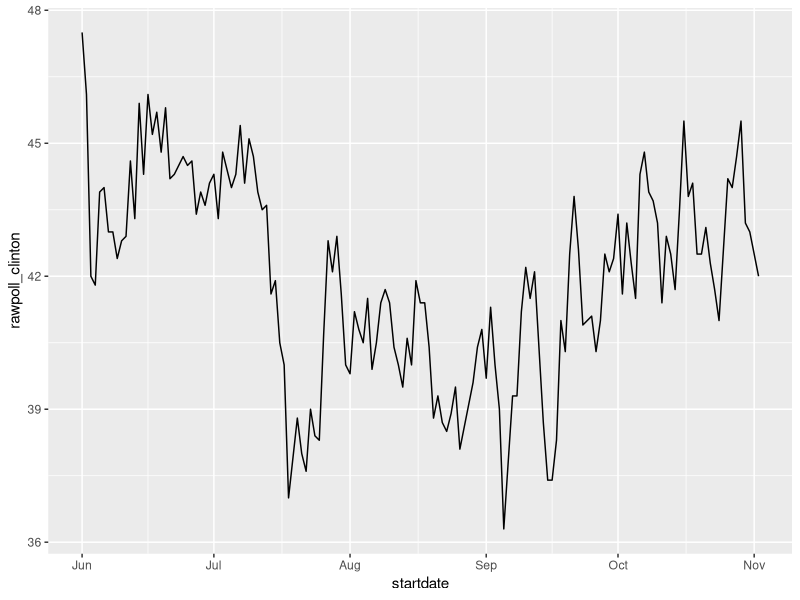
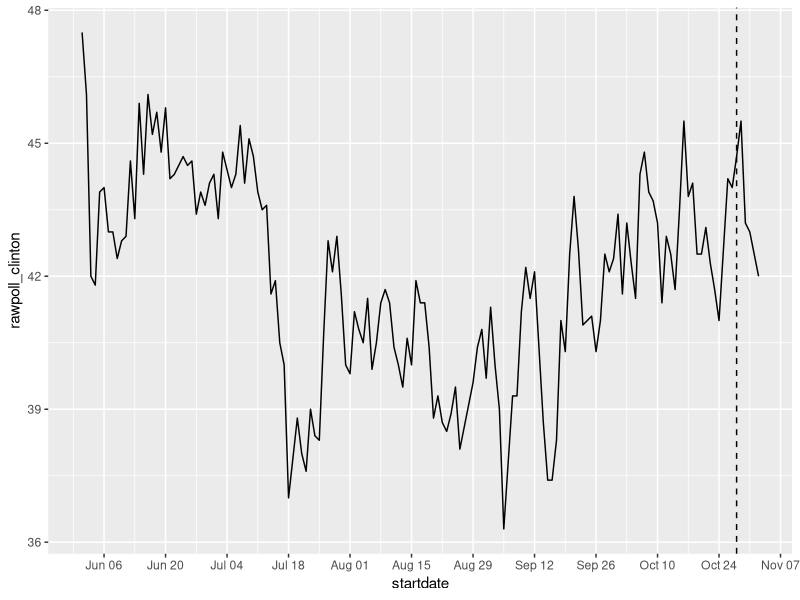
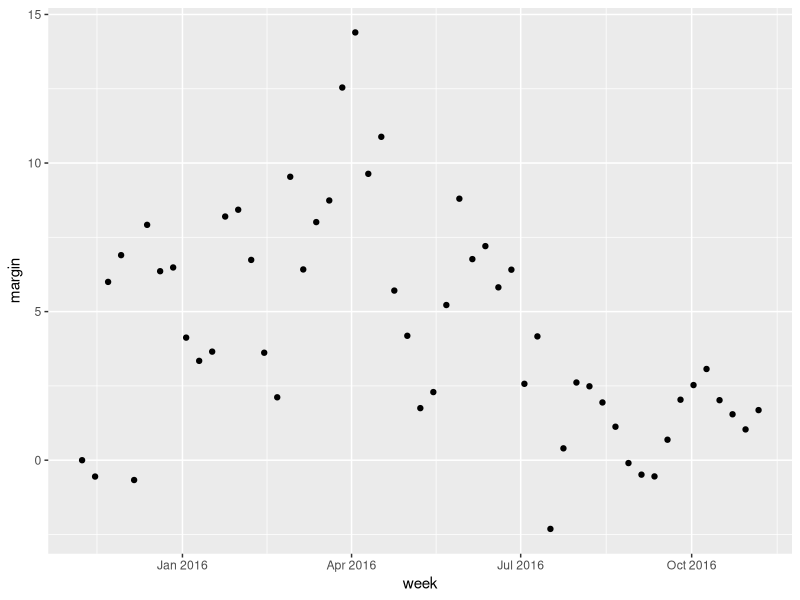

The R source for these figures, in order:
## ---- chunk 1
library(tidyverse) 
library(dslabs) 
polls_us_election_2016$startdate |> head() 
## ---- chunk 2
class(polls_us_election_2016$startdate) 
## ---- chunk 3
as.numeric(polls_us_election_2016$startdate) |> head() 
## ---- chunk 4
as.Date("1970-01-01") |> as.numeric() 
## ---- chunk 5
polls_us_election_2016 |> 
  filter(startdate >= make_date(2016, 6, 1)) |>
  filter(pollster == "Ipsos" & state == "U.S.") |> 
  ggplot(aes(startdate, rawpoll_clinton)) + 
  geom_line() 
## ---- chunk 6
#| echo: false
polls_us_election_2016 |> 
  filter(startdate >= make_date(2016, 6, 1)) |>
  filter(pollster == "Ipsos" & state == "U.S.") |> 
  ggplot(aes(startdate, rawpoll_clinton)) + 
  geom_line() +
  scale_x_date(date_breaks = "2 weeks", date_labels = "%b %d") + 
  geom_vline(xintercept = as.Date("2016-10-28"), linetype = "dashed")
## ---- chunk 7
library(lubridate) 
## ---- chunk 8
set.seed(2002) 
dates <- sample(polls_us_election_2016$startdate, 10) |> sort() 
dates 
## ---- chunk 9
tibble(date = dates, month = month(dates), day = day(dates), year = year(dates)) 
## ---- chunk 10
month(dates, label = TRUE) 
## ---- chunk 11
x <- c(20090101, "2009-01-02", "2009 01 03", "2009-1-4", 
       "2009-1, 5", "Created on 2009 1 6", "200901 !!! 07") 
ymd(x) 
## ---- chunk 12
x <- "09/01/02" 
## ---- chunk 13
ymd(x) 
## ---- chunk 14
mdy(x) 
## ---- chunk 15
dmy(x) 
## ---- chunk 16
now() 
now("GMT") 
## ---- chunk 17
OlsonNames()
## ---- chunk 18
now() |> hour() 
now() |> minute() 
now() |> second() 
## ---- chunk 19
x <- c("12:34:56") 
hms(x) 
x <- "Nov/2/2012 12:34:56" 
mdy_hms(x) 
## ---- chunk 20
make_date(2019, 7, 6) 
## ---- chunk 21
make_date(1980:1989) 
## ---- chunk 22
#| echo: false
polls_us_election_2016 |>  
  mutate(week = round_date(startdate, "week")) |> 
  group_by(week) |> 
  summarize(margin = mean(rawpoll_clinton - rawpoll_trump)) |> 
  ggplot(aes(week, margin)) + 
  geom_point() 
